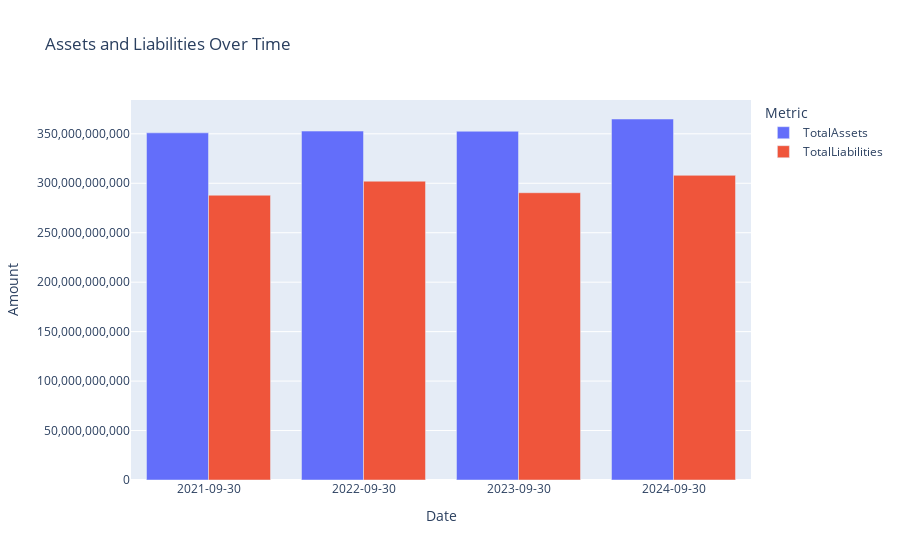

Notebook cell for this chart:
### Code cell
df_melted = filtered_df.melt(id_vars="Date", var_name="Metric", value_name="Amount")

# Plot using Plotly
fig = px.bar(
    df_melted,
    x="Date",
    y="Amount",
    color="Metric",
    barmode="group",
    title="Assets and Liabilities Over Time"
)

# Adjust layout for readability
fig.update_layout(
    xaxis=dict(type="category"),
    yaxis=dict(tickformat=","),
    bargap=0.2
)

# Show the plot
fig.show()

### Figure 1 — Plotly figure (JSON) as saved in the notebook; plotly's stock layout.template omitted (floating-point values rounded to 4 significant figures)
{"data": [{"alignmentgroup": "True", "hovertemplate": "Metric=TotalAssets<br>Date=%{x}<br>Amount=%{y}<extra></extra>", "legendgroup": "TotalAssets", "marker": {"color": "#636efa", "pattern": {"shape": ""}}, "name": "TotalAssets", "offsetgroup": "TotalAssets", "orientation": "v", "showlegend": true, "textposition": "auto", "type": "bar", "x": ["2021-09-30", "2022-09-30", "2023-09-30", "2024-09-30"], "xaxis": "x", "y": [351002000000, 352755000000, 352583000000, 364980000000], "yaxis": "y"}, {"alignmentgroup": "True", "hovertemplate": "Metric=TotalLiabilities<br>Date=%{x}<br>Amount=%{y}<extra></extra>", "legendgroup": "TotalLiabilities", "marker": {"color": "#EF553B", "pattern": {"shape": ""}}, "name": "TotalLiabilities", "offsetgroup": "TotalLiabilities", "orientation": "v", "showlegend": true, "textposition": "auto", "type": "bar", "x": ["2021-09-30", "2022-09-30", "2023-09-30", "2024-09-30"], "xaxis": "x", "y": [287912000000, 302083000000, 290437000000, 308030000000], "yaxis": "y"}], "layout": {"bargap": 0.2, "barmode": "group", "legend": {"title": {"text": "Metric"}, "tracegroupgap": 0}, "title": {"text": "Assets and Liabilities Over Time"}, "xaxis": {"anchor": "y", "domain": [0, 1], "title": {"text": "Date"}, "type": "category"}, "yaxis": {"anchor": "x", "domain": [0, 1], "tickformat": ",", "title": {"text": "Amount"}}}}
